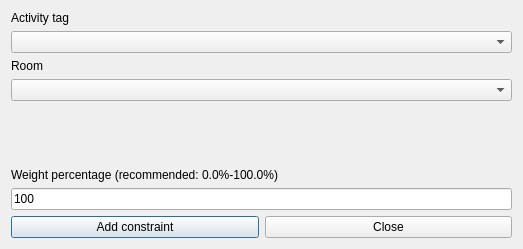
<?xml version="1.0" encoding="UTF-8"?>
<ui version="4.0">
 <class>AddConstraintActivityTagPreferredRoomForm_template</class>
 <widget class="QDialog" name="AddConstraintActivityTagPreferredRoomForm_template">
  <property name="geometry">
   <rect>
    <x>0</x>
    <y>0</y>
    <width>523</width>
    <height>249</height>
   </rect>
  </property>
  <property name="windowTitle">
   <string extracomment="This is the title of the dialog to add a new constraint of this type">Add activity tag preferred room</string>
  </property>
  <layout class="QGridLayout" name="gridLayout">
   <item row="0" column="0">
    <layout class="QVBoxLayout" name="verticalLayout">
     <item>
      <widget class="QLabel" name="subjectsTextLabel_2">
       <property name="frameShape">
        <enum>QFrame::NoFrame</enum>
       </property>
       <property name="frameShadow">
        <enum>QFrame::Plain</enum>
       </property>
       <property name="text">
        <string>Activity tag</string>
       </property>
       <property name="wordWrap">
        <bool>false</bool>
       </property>
       <property name="buddy">
        <cstring>roomsComboBox</cstring>
       </property>
      </widget>
     </item>
     <item>
      <widget class="QComboBox" name="activityTagsComboBox"/>
     </item>
     <item>
      <widget class="QLabel" name="roomsTextLabel">
       <property name="frameShape">
        <enum>QFrame::NoFrame</enum>
       </property>
       <property name="frameShadow">
        <enum>QFrame::Plain</enum>
       </property>
       <property name="text">
        <string>Room</string>
       </property>
       <property name="wordWrap">
        <bool>false</bool>
       </property>
       <property name="buddy">
        <cstring>roomsComboBox</cstring>
       </property>
      </widget>
     </item>
     <item>
      <widget class="QComboBox" name="roomsComboBox"/>
     </item>
    </layout>
   </item>
   <item row="1" column="0">
    <spacer name="verticalSpacer">
     <property name="orientation">
      <enum>Qt::Vertical</enum>
     </property>
     <property name="sizeHint" stdset="0">
      <size>
       <width>20</width>
       <height>57</height>
      </size>
     </property>
    </spacer>
   </item>
   <item row="2" column="0">
    <layout class="QVBoxLayout" name="verticalLayout_2">
     <item>
      <widget class="QLabel" name="weightTextLabel">
       <property name="frameShape">
        <enum>QFrame::NoFrame</enum>
       </property>
       <property name="frameShadow">
        <enum>QFrame::Plain</enum>
       </property>
       <property name="text">
        <string>Weight percentage (recommended: 0.0%-100.0%)</string>
       </property>
       <property name="wordWrap">
        <bool>false</bool>
       </property>
      </widget>
     </item>
     <item>
      <widget class="QLineEdit" name="weightLineEdit">
       <property name="text">
        <string>100</string>
       </property>
      </widget>
     </item>
    </layout>
   </item>
   <item row="3" column="0">
    <layout class="QHBoxLayout" name="horizontalLayout">
     <item>
      <widget class="QPushButton" name="addConstraintPushButton">
       <property name="text">
        <string>Add constraint</string>
       </property>
      </widget>
     </item>
     <item>
      <widget class="QPushButton" name="closePushButton">
       <property name="text">
        <string>Close</string>
       </property>
      </widget>
     </item>
    </layout>
   </item>
  </layout>
 </widget>
 <layoutdefault spacing="6" margin="11"/>
 <tabstops>
  <tabstop>activityTagsComboBox</tabstop>
  <tabstop>roomsComboBox</tabstop>
  <tabstop>weightLineEdit</tabstop>
  <tabstop>addConstraintPushButton</tabstop>
  <tabstop>closePushButton</tabstop>
 </tabstops>
 <resources/>
 <connections/>
</ui>
